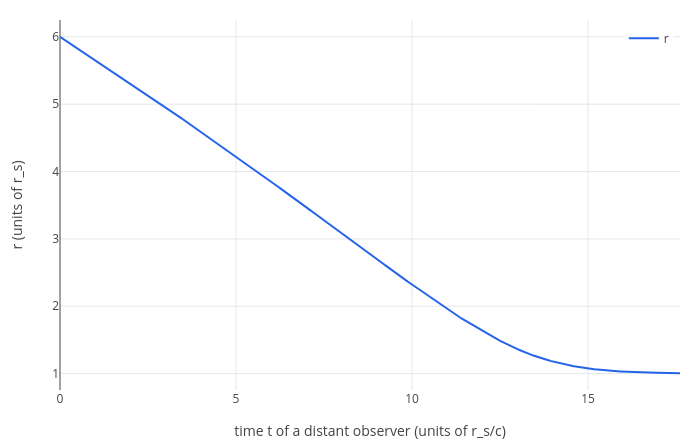

The notebook cell this image was saved under:
### Markdown cell above
The falling clock passes the horizon without anything special happening and reaches the centre in a finite time,
$\tau = \tfrac23\,6^{3/2} \approx 9.8$. (At $r = 0$ the equation itself breaks down, so we stop just before.)

But the distant observer's time $t$ runs away to infinity as $r \to r_s$: from outside, the infalling object freezes at
the horizon, ever more redshifted, and is never seen to cross. Same equations, but now the last argument `[t r]` puts
the far-away time $t$ on the horizontal axis. We stop at $\tau = 9.125$, just before the horizon, where $t$ is
already huge:

### Code cell
labels(odeplot([-sqrt(r_s/r), 1/(1-r_s/r)], [r t], tau, [6 0], 0, 9.125, [t r]), "time t of a distant observer (units of r_s/c)", "r (units of r_s)")

### Figure 1 — Plotly figure (JSON) as saved in the notebook; plotly's stock layout.template omitted (floating-point values rounded to 4 significant figures; data arrays with more than 128 entries replaced by an {"elided": "..."} marker saying what was removed)
{"data": [{"line": {"color": "#2563eb", "width": 2}, "mode": "lines", "name": "r", "type": "scatter", "x": {"elided": "2645 float values"}, "y": {"elided": "2645 float values"}}], "layout": {"height": 440, "legend": {"bgcolor": "rgba(255,255,255,0.8)", "x": 0.99, "xanchor": "right", "y": 0.99, "yanchor": "top"}, "margin": {"b": 50, "l": 60, "r": 20, "t": 20}, "showlegend": true, "title": {"text": ""}, "width": 700, "xaxis": {"title": {"text": "time t of a distant observer (units of r_s/c)"}, "zeroline": true}, "yaxis": {"range": [0.7566, 6.25], "title": {"text": "r (units of r_s)"}, "zeroline": true}}}
